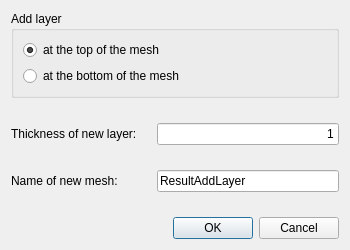
<?xml version="1.0" encoding="UTF-8"?>
<ui version="4.0">
 <class>AddLayerToMesh</class>
 <widget class="QDialog" name="AddLayerToMesh">
  <property name="geometry">
   <rect>
    <x>0</x>
    <y>0</y>
    <width>350</width>
    <height>250</height>
   </rect>
  </property>
  <property name="maximumSize">
   <size>
    <width>350</width>
    <height>250</height>
   </size>
  </property>
  <property name="windowTitle">
   <string>Add layer to mesh</string>
  </property>
  <layout class="QGridLayout" name="gridLayout">
   <item row="7" column="0" colspan="2">
    <widget class="QDialogButtonBox" name="buttonBox">
     <property name="orientation">
      <enum>Qt::Horizontal</enum>
     </property>
     <property name="standardButtons">
      <set>QDialogButtonBox::Cancel|QDialogButtonBox::Ok</set>
     </property>
    </widget>
   </item>
   <item row="3" column="1">
    <widget class="QLineEdit" name="thicknessEdit">
     <property name="maximumSize">
      <size>
       <width>16777215</width>
       <height>16777215</height>
      </size>
     </property>
     <property name="text">
      <string>1</string>
     </property>
     <property name="alignment">
      <set>Qt::AlignRight|Qt::AlignTrailing|Qt::AlignVCenter</set>
     </property>
    </widget>
   </item>
   <item row="2" column="0">
    <spacer name="verticalSpacer">
     <property name="orientation">
      <enum>Qt::Vertical</enum>
     </property>
     <property name="sizeHint" stdset="0">
      <size>
       <width>20</width>
       <height>40</height>
      </size>
     </property>
    </spacer>
   </item>
   <item row="3" column="0">
    <widget class="QLabel" name="thicknessLabel">
     <property name="minimumSize">
      <size>
       <width>140</width>
       <height>0</height>
      </size>
     </property>
     <property name="text">
      <string>Thickness of new layer:</string>
     </property>
    </widget>
   </item>
   <item row="6" column="0">
    <spacer name="verticalSpacer_2">
     <property name="orientation">
      <enum>Qt::Vertical</enum>
     </property>
     <property name="sizeHint" stdset="0">
      <size>
       <width>20</width>
       <height>40</height>
      </size>
     </property>
    </spacer>
   </item>
   <item row="5" column="1">
    <widget class="QLineEdit" name="nameEdit">
     <property name="text">
      <string>ResultAddLayer</string>
     </property>
    </widget>
   </item>
   <item row="5" column="0">
    <widget class="QLabel" name="nameLabel">
     <property name="text">
      <string>Name of new mesh:</string>
     </property>
    </widget>
   </item>
   <item row="0" column="0" colspan="2">
    <widget class="QGroupBox" name="layerBox">
     <property name="title">
      <string>Add layer</string>
     </property>
     <layout class="QVBoxLayout" name="verticalLayout">
      <item>
       <widget class="QRadioButton" name="topButton">
        <property name="text">
         <string>at the top of the mesh</string>
        </property>
        <property name="checked">
         <bool>true</bool>
        </property>
       </widget>
      </item>
      <item>
       <widget class="QRadioButton" name="bottomButton">
        <property name="text">
         <string>at the bottom of the mesh</string>
        </property>
       </widget>
      </item>
     </layout>
    </widget>
   </item>
   <item row="4" column="0">
    <spacer name="verticalSpacer_3">
     <property name="orientation">
      <enum>Qt::Vertical</enum>
     </property>
     <property name="sizeHint" stdset="0">
      <size>
       <width>20</width>
       <height>40</height>
      </size>
     </property>
    </spacer>
   </item>
  </layout>
 </widget>
 <tabstops>
  <tabstop>topButton</tabstop>
  <tabstop>bottomButton</tabstop>
  <tabstop>thicknessEdit</tabstop>
  <tabstop>nameEdit</tabstop>
  <tabstop>buttonBox</tabstop>
 </tabstops>
 <resources/>
 <connections>
  <connection>
   <sender>buttonBox</sender>
   <signal>accepted()</signal>
   <receiver>AddLayerToMesh</receiver>
   <slot>accept()</slot>
   <hints>
    <hint type="sourcelabel">
     <x>248</x>
     <y>254</y>
    </hint>
    <hint type="destinationlabel">
     <x>157</x>
     <y>274</y>
    </hint>
   </hints>
  </connection>
  <connection>
   <sender>buttonBox</sender>
   <signal>rejected()</signal>
   <receiver>AddLayerToMesh</receiver>
   <slot>reject()</slot>
   <hints>
    <hint type="sourcelabel">
     <x>316</x>
     <y>260</y>
    </hint>
    <hint type="destinationlabel">
     <x>286</x>
     <y>274</y>
    </hint>
   </hints>
  </connection>
 </connections>
</ui>
